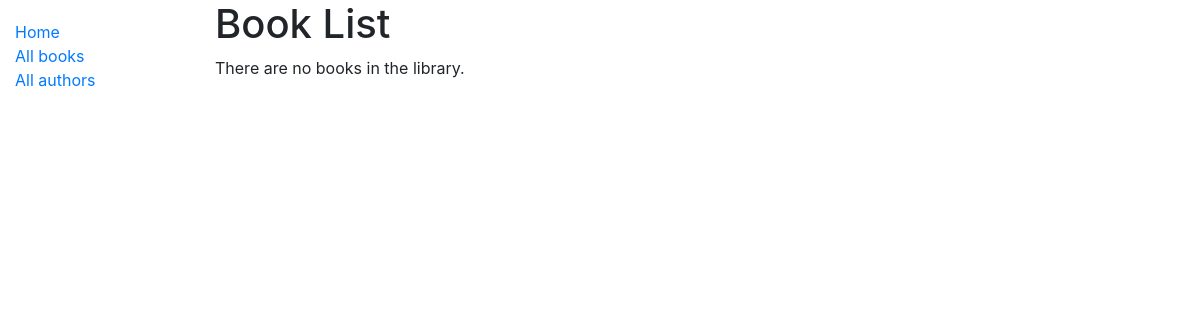
Page /catalog/books/ on the earlier database version.
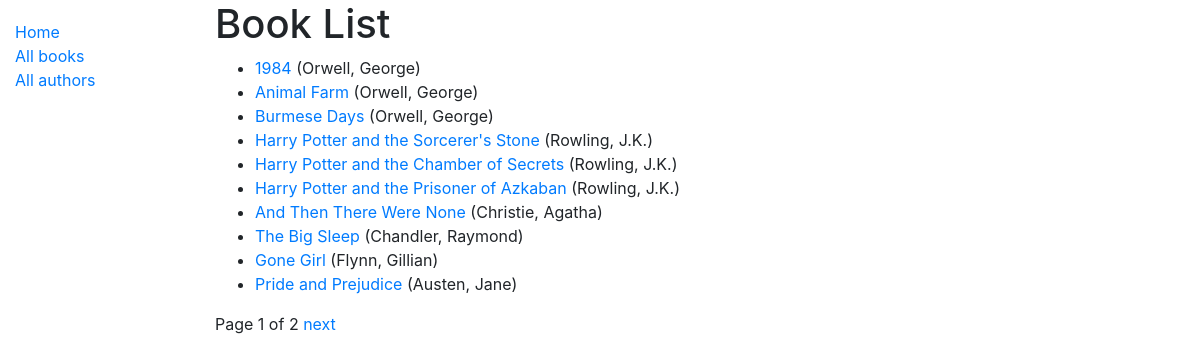
Same page on the later database version.
### catalog/models.py (models this page shows, shortened)
class Book(models.Model):
	title=models.CharField(max_length=200)
	author=models.ForeignKey('Author', on_delete=models.SET_NULL, null=True)
	summary=models.TextField(max_length=1000, help_text='Enter a brief description of the book')
	isbn = models.CharField('ISBN', max_length=13, help_text='13 Character <a href=“https://www.isbn-international.org/content/what-isbn">ISBN number</a>')
	genre=models.ManyToManyField(Genre, help_text='Select a genre for this book')
	language=models.ForeignKey('Language', on_delete=models.SET_NULL, null=True)
	def get_absolute_url(self):
		return reverse('book-detail',args=[str(self.id)])
	def display_genre(self):
		"""Create a string for the Genre. This is required to display genre in Admin """
		return ', '.join(genre.name for genre in self.genre.all()[:3])
	display_genre.short_description = 'Genre'

class Author(models.Model):
	first_name=models.CharField(max_length=100)
	last_name=models.CharField(max_length=100)
	date_of_birth=models.DateField(null=True, blank=True)
	date_of_death=models.DateField('Died', null=True, blank=True)
	class Meta:
		ordering=['last_name', 'first_name']
	def __str__(self):
		return f'{self.last_name}, {self.first_name}'

### catalog/views.py (the view)
# urls.py: path('books/', views.BookListView.as_view(), name='books'),
class BookListView(generic.ListView):
	model = Book
	paginate_by = 10
	"""
	context_object_name = 'my_book_list'   # your own name for the list as a template variable
    queryset = Book.objects.filter(title__icontains='war')[:5] # Get 5 books containing the title war
    template_name = 'books/my_arbitrary_template_name_list.html'  # Specify your own template name/location
	"""

### catalog/templates/catalog/book_list.html
{% extends "base_generic.html" %}
{% block content %}
  <h1>Book List</h1>
  {% if book_list %}
  <ul>
    {% for book in book_list %}
      <li>
        <a href="{{ book.get_absolute_url }}">{{ book.title }}</a> ({{book.author}})
      </li>
    {% endfor %}
  </ul>
  {% else %}
    <p>There are no books in the library.</p>
  {% endif %}
{% endblock %}

Differences in the rows shown:
added Book: title "1984", author "Orwell, George"
added Book: title "Animal Farm", author "Orwell, George"
added Book: title "Burmese Days", author "Orwell, George"
added Book: title "Harry Potter and the Sorcerer's Stone", author "Rowling, J.K."
added Book: title "Harry Potter and the Chamber of Secrets", author "Rowling, J.K."
added Book: title "Harry Potter and the Prisoner of Azkaban", author "Rowling, J.K."
added Book: title "And Then There Were None", author "Christie, Agatha"
added Book: title "The Big Sleep", author "Chandler, Raymond"
added Book: title "Gone Girl", author "Flynn, Gillian"
added Book: title "Pride and Prejudice", author "Austen, Jane"
Other differences:
{{ page_obj.number }}: (not shown) → "1"
{{ page_obj.paginator.num_pages }}: (not shown) → "2"
text no longer shown: "There are no books in the library."
text now shown: "Page of next"
